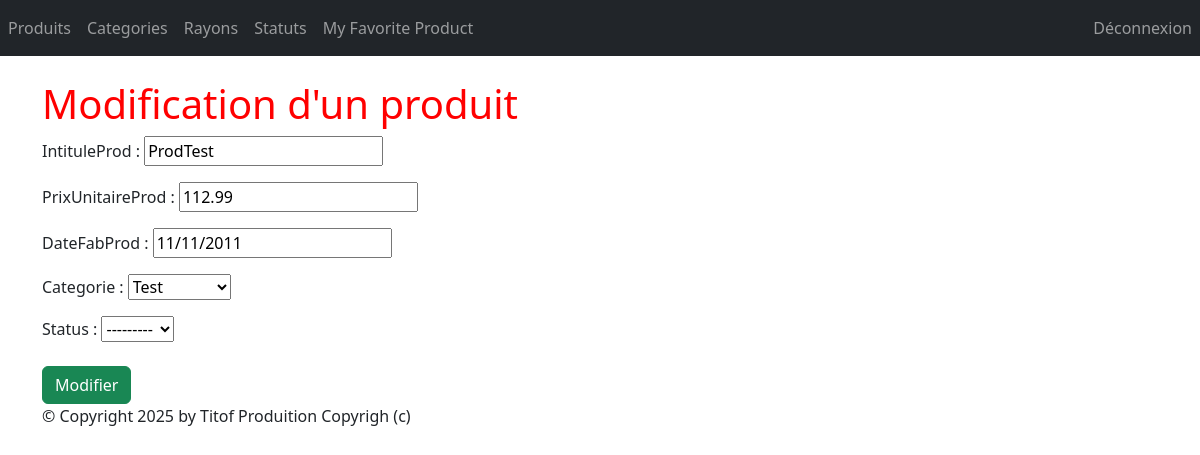
The page /monApp/produit/12/update/ (signed in) on the database its author committed.
### monApp/models.py (models this page shows, shortened)
class Produit(models.Model):
    refProd = models.AutoField(primary_key=True)
    intituleProd = models.CharField(max_length=200)
    prixUnitaireProd = models.DecimalField(max_digits=10, decimal_places=2)
    dateFabProd = models.DateField(default=date.today)
    categorie = models.ForeignKey(Categorie, on_delete=models.CASCADE, related_name="produits_categorie", null=True, blank=True)
    status = models.ForeignKey(Statut, on_delete=models.CASCADE, related_name="produits_status",null=True, blank=True)

### monApp/views.py (the view, shortened to what this page needs)
# urls.py: path("produit/<int:pk>/update/", views.ProduitUpdateView.as_view(), name="prdt_chng"),
@method_decorator(login_required, name='dispatch')
class ProduitUpdateView(UpdateView):
    model = Produit
    form_class=ProduitForm
    template_name = "monApp/Update/produit.html"

### monApp/forms.py
class ProduitForm(forms.ModelForm):
    class Meta:
        model = Produit
        fields = '__all__'

### monApp/models.py (called while the page is built)
    def __str__(self):
        return self.nomCat

    def __str__(self):
        return self.libelleStatus

### monApp/templates/monApp/Update/produit.html (shortened to what this page needs)
{% extends 'monApp/base.html' %}
{% block contenu %}
<h1> Modification d'un produit </h1>
<form action="" method="post" >
{{ form.as_p }}
<button type="submit" class="btn btn-success mt-2">Modifier</button>
</form>
{% endblock %}

### static/styles.css (style rules this page uses)
h1 { color: red; }

### rows shown on the page
Produit: intituleProd "ProdTest", prixUnitaireProd "112.99", dateFabProd "11/11/2011", categorie "Test", status "---------"
